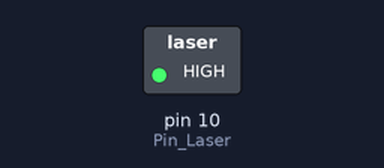
Bench run of a sketch on a simulated Arduino Uno, built with avr-gcc and run on an emulated ATmega328P. Parts: switched loads named in the sketch (green lamp = pin HIGH). Dashed ring = blinking.

Above: at 0.5 s.
Timing chart, 0 to 3.5 s (numbered marks = the images above):
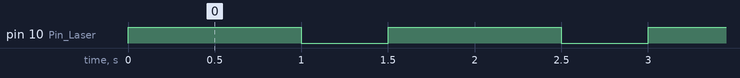

Measured:
- by itself, pin 10 (Pin_Laser): alternates HIGH for 1.0 s and LOW for 0.50 s

The sketch:

KY_008_Blink.ino
```cpp
/* Sketch testare KY-008 cu Arduino IDE 1.8.3
   by - Mandache Doru

   Materiale necesare testarii:
     - placa de dezvoltare Arduino : UNO, Mega2560, NANO, Pro Mini
     - KY-008
     - cabluri de lagatura

   Conexiuni:
     Pini KY-008          Pini Arduino
       S  ------------------ 10 (sau orice pin digital)
       NC ------------------ neconectat
       -  ------------------ GND

   Detalii modul KY-008: https://htecdb.blogspot.com/2019/10/ky-008.html
*/

const int Pin_Laser = 10;

void setup () {
    pinMode (Pin_Laser, OUTPUT);
    digitalWrite (Pin_Laser, LOW);
}
void loop () {
    digitalWrite (Pin_Laser, HIGH);
    delay (1000);
    digitalWrite (Pin_Laser, LOW);
    delay (500);
}
```
